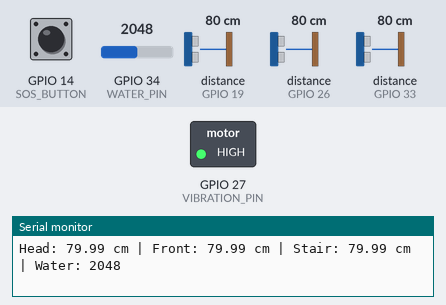
Recording of a sketch running on a simulated ESP32-C3. Parts: switched loads named in the sketch (green lamp = pin HIGH), the last lines printed to the serial monitor. Wiring (inferred from the names in the program): 3 × ultrasonic range finder: trigger GPIO 18, echo GPIO 19 / trigger GPIO 25, echo GPIO 26 / trigger GPIO 32, echo GPIO 33. The test bench sets the inputs (shaded band); at power-on: GPIO 34 (WATER_PIN) = 2048, distance to the obstacle (sensors on GPIO 19, GPIO 26, GPIO 33) 80 cm, GPIO 14 (SOS_BUTTON) HIGH. The echo pulse lasts 58.3 µs per cm; pins used as bus, display or sensor lines are not drawn.

Above: at 1.2 s.
1.3 s: GPIO 34 (WATER_PIN) set to 1861
2.8 s: GPIO 34 (WATER_PIN) set to 1774
At 3.5 s:
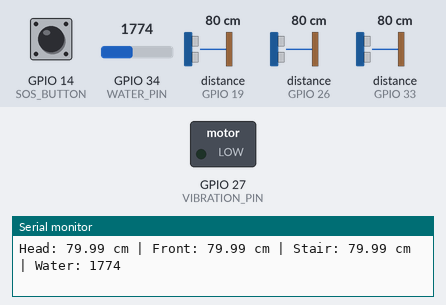
6.2 s: distance to the obstacle (sensor on GPIO 19) set to 44 cm
7.7 s: distance to the obstacle (sensor on GPIO 19) set to 37 cm
At 8.8 s:
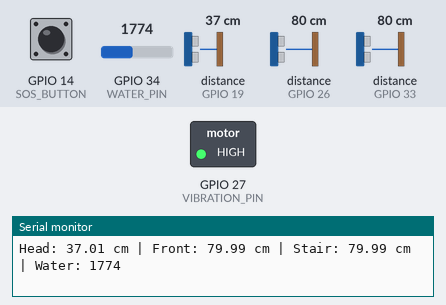
9.4 s: distance to the obstacle (sensor on GPIO 19) set to 60 cm
At 10.1 s:
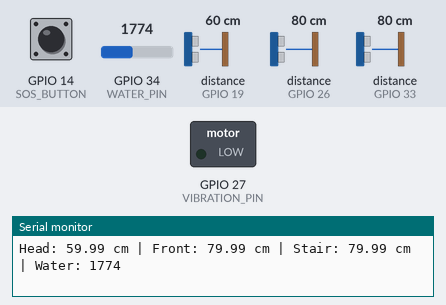
Timing chart, 0 to 12.0 s (numbered marks = the images above; inputs shaded):
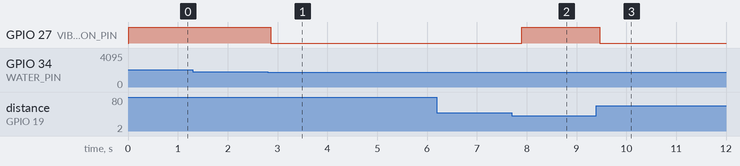

The sketch:

BlindNav_ESP32C3_Starter.ino
```cpp
#include <Wire.h>
#include <Adafruit_MPU6050.h>
#include <Adafruit_Sensor.h>


Adafruit_MPU6050 mpu;

#define TRIG_HEAD 18
#define ECHO_HEAD 19
#define TRIG_FRONT 32
#define ECHO_FRONT 33
#define TRIG_STAIR 25
#define ECHO_STAIR 26

#define WATER_PIN 34
#define VIBRATION_PIN 27
#define SOS_BUTTON 14

float getDistanceCM(int trigPin, int echoPin) {
  digitalWrite(trigPin, LOW);
  delayMicroseconds(2);
  digitalWrite(trigPin, HIGH);
  delayMicroseconds(10);
  digitalWrite(trigPin, LOW);

  long duration = pulseIn(echoPin, HIGH, 30000);
  if (duration == 0) return 999;
  return duration * 0.0343 / 2;
}

void setup() {
  Serial.begin(115200);
  Wire.begin(21, 22);

  pinMode(TRIG_HEAD, OUTPUT);
  pinMode(ECHO_HEAD, INPUT);
  pinMode(TRIG_FRONT, OUTPUT);
  pinMode(ECHO_FRONT, INPUT);
  pinMode(TRIG_STAIR, OUTPUT);
  pinMode(ECHO_STAIR, INPUT);

  pinMode(WATER_PIN, INPUT);
  pinMode(VIBRATION_PIN, OUTPUT);
  pinMode(SOS_BUTTON, INPUT_PULLUP);

  if (!mpu.begin(0x68)) {
    Serial.println("MPU6050 not found, continuing without IMU...");
  } else {
    Serial.println("MPU6050 found.");
  }

  Serial.println("BlindNav starter firmware ready.");
}


void loop() {
  float headDist = getDistanceCM(TRIG_HEAD, ECHO_HEAD);
  float frontDist = getDistanceCM(TRIG_FRONT, ECHO_FRONT);
  float stairDist = getDistanceCM(TRIG_STAIR, ECHO_STAIR);
  int waterValue = analogRead(WATER_PIN);

  Serial.print("Head: ");
  Serial.print(headDist);
  Serial.print(" cm | Front: ");
  Serial.print(frontDist);
  Serial.print(" cm | Stair: ");
  Serial.print(stairDist);
  Serial.print(" cm | Water: ");
  Serial.println(waterValue);

  if (headDist < 40 || frontDist < 40 || stairDist < 40 || waterValue > 1800) {
    digitalWrite(VIBRATION_PIN, HIGH);
  } else {
    digitalWrite(VIBRATION_PIN, LOW);
  }

  if (digitalRead(SOS_BUTTON) == LOW) {
    Serial.println("SOS triggered - GPS alert placeholder");
    delay(1000);
  }

  delay(300);
}
```

Measured:
- the behaviour switches between 1801 and 1800 on GPIO 34 (WATER_PIN) (found by bisection; images 0 and 1)
- the behaviour switches between 41 and 40 cm on distance to the obstacle (sensor on GPIO 19) (found by bisection; images 1 and 2)
- after the input at 2.8 s, GPIO 27 (VIBRATION_PIN): HIGH → LOW after 0.06 s
- after the input at 7.7 s, GPIO 27 (VIBRATION_PIN): LOW → HIGH after 0.20 s
- after the input at 9.4 s, GPIO 27 (VIBRATION_PIN): HIGH → LOW after 0.07 s
